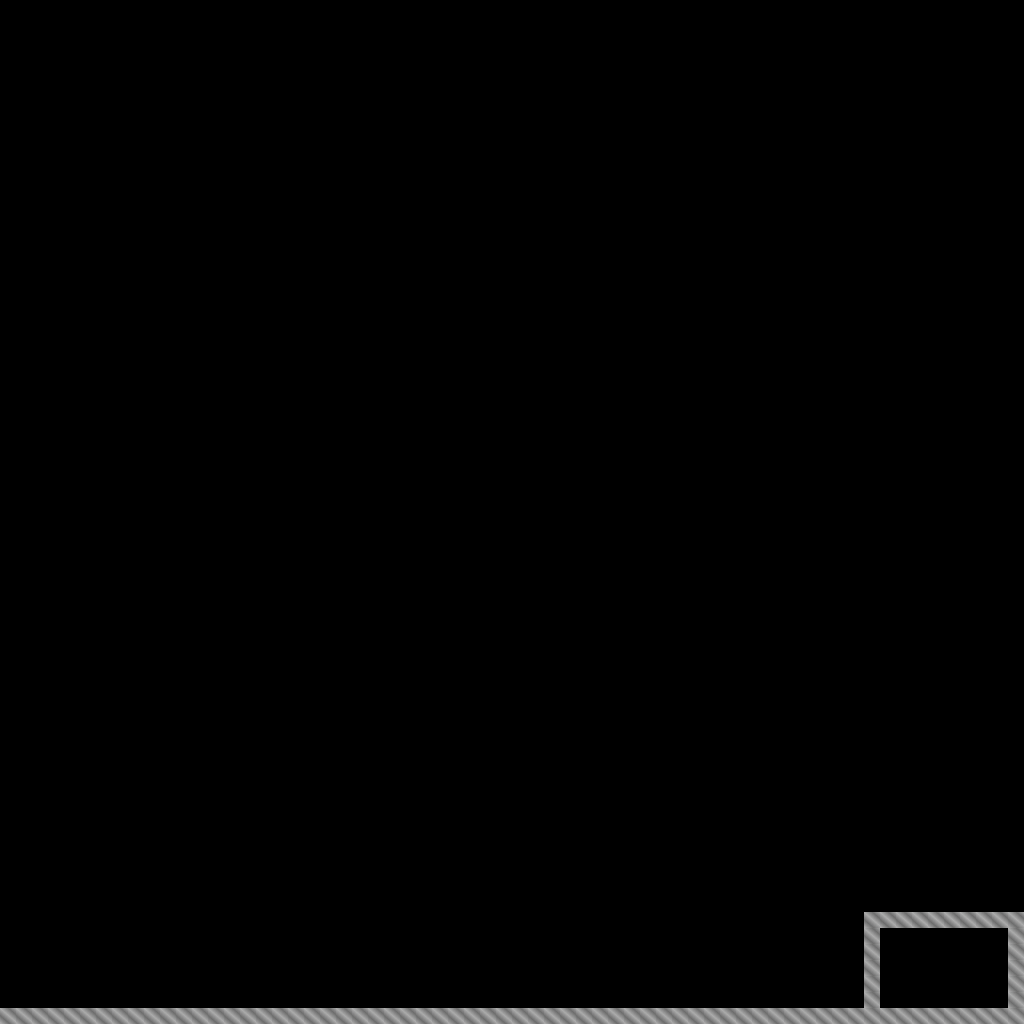

A level layout from a 2D game, rendered from its tile map. Below: a short description, then the map file with tile-grid data replaced by summaries:
An orthogonal 64x64 tile map with 16x16 px tiles, 1 tile layer (collision).

<map version="1.2" tiledversion="1.3.4" orientation="orthogonal" renderorder="right-down" width="64" height="64" tilewidth="16" tileheight="16" infinite="0" nextlayerid="2" nextobjectid="1">
 <tileset firstgid="1" source="../../res/pastTiles.tsx" />
 <layer id="1" name="collision" width="64" height="64">
  <data>[4096 cells, 84 non-empty, 1 distinct tile ids]</data>
 </layer>
</map>
